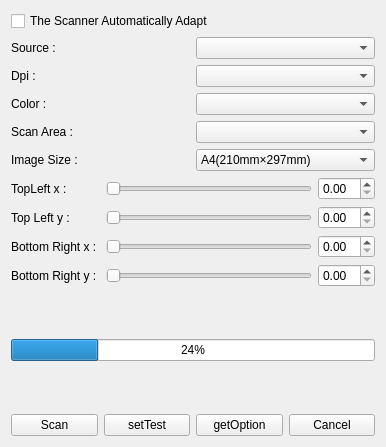
<?xml version="1.0" encoding="UTF-8"?>
<ui version="4.0">
 <class>MyScanDialog</class>
 <widget class="QWidget" name="MyScanDialog">
  <property name="geometry">
   <rect>
    <x>0</x>
    <y>0</y>
    <width>386</width>
    <height>447</height>
   </rect>
  </property>
  <property name="windowTitle">
   <string>Form</string>
  </property>
  <layout class="QGridLayout" name="gridLayout">
   <item row="0" column="0">
    <layout class="QVBoxLayout" name="verticalLayout_8">
     <item>
      <layout class="QVBoxLayout" name="verticalLayout_7">
       <item>
        <widget class="QCheckBox" name="checkBox_atuo">
         <property name="text">
          <string>The Scanner Automatically Adapt</string>
         </property>
        </widget>
       </item>
      </layout>
     </item>
     <item>
      <layout class="QVBoxLayout" name="verticalLayout_5">
       <item>
        <layout class="QHBoxLayout" name="horizontalLayout">
         <item>
          <layout class="QVBoxLayout" name="verticalLayout">
           <item>
            <widget class="QLabel" name="label_scanSource">
             <property name="sizePolicy">
              <sizepolicy hsizetype="Preferred" vsizetype="Preferred">
               <horstretch>0</horstretch>
               <verstretch>0</verstretch>
              </sizepolicy>
             </property>
             <property name="text">
              <string>Source : </string>
             </property>
            </widget>
           </item>
           <item>
            <widget class="QLabel" name="label_dpi">
             <property name="sizePolicy">
              <sizepolicy hsizetype="Preferred" vsizetype="Preferred">
               <horstretch>0</horstretch>
               <verstretch>0</verstretch>
              </sizepolicy>
             </property>
             <property name="text">
              <string>Dpi : </string>
             </property>
            </widget>
           </item>
           <item>
            <widget class="QLabel" name="label_color">
             <property name="sizePolicy">
              <sizepolicy hsizetype="Preferred" vsizetype="Preferred">
               <horstretch>0</horstretch>
               <verstretch>0</verstretch>
              </sizepolicy>
             </property>
             <property name="text">
              <string>Color : </string>
             </property>
            </widget>
           </item>
           <item>
            <widget class="QLabel" name="label_scanArea">
             <property name="sizePolicy">
              <sizepolicy hsizetype="Preferred" vsizetype="Preferred">
               <horstretch>0</horstretch>
               <verstretch>0</verstretch>
              </sizepolicy>
             </property>
             <property name="text">
              <string>Scan Area : </string>
             </property>
            </widget>
           </item>
           <item>
            <widget class="QLabel" name="label_imageSize">
             <property name="text">
              <string>Image Size :</string>
             </property>
            </widget>
           </item>
          </layout>
         </item>
         <item>
          <layout class="QVBoxLayout" name="verticalLayout_3">
           <item>
            <widget class="QComboBox" name="cb_scanSource">
             <property name="sizePolicy">
              <sizepolicy hsizetype="Preferred" vsizetype="Preferred">
               <horstretch>0</horstretch>
               <verstretch>0</verstretch>
              </sizepolicy>
             </property>
            </widget>
           </item>
           <item>
            <widget class="QComboBox" name="cb_dpi">
             <property name="sizePolicy">
              <sizepolicy hsizetype="Preferred" vsizetype="Preferred">
               <horstretch>0</horstretch>
               <verstretch>0</verstretch>
              </sizepolicy>
             </property>
            </widget>
           </item>
           <item>
            <widget class="QComboBox" name="cb_color">
             <property name="sizePolicy">
              <sizepolicy hsizetype="Preferred" vsizetype="Preferred">
               <horstretch>0</horstretch>
               <verstretch>0</verstretch>
              </sizepolicy>
             </property>
            </widget>
           </item>
           <item>
            <widget class="QComboBox" name="cb_scanArea">
             <property name="sizePolicy">
              <sizepolicy hsizetype="Preferred" vsizetype="Preferred">
               <horstretch>0</horstretch>
               <verstretch>0</verstretch>
              </sizepolicy>
             </property>
            </widget>
           </item>
           <item>
            <widget class="QComboBox" name="cb_ImageSize">
             <property name="sizePolicy">
              <sizepolicy hsizetype="Preferred" vsizetype="Preferred">
               <horstretch>0</horstretch>
               <verstretch>0</verstretch>
              </sizepolicy>
             </property>
             <item>
              <property name="text">
               <string>A4(210mm×297mm)</string>
              </property>
             </item>
             <item>
              <property name="text">
               <string>A5(148mm×210mm)</string>
              </property>
             </item>
             <item>
              <property name="text">
               <string>A6(105mm×148mm)</string>
              </property>
             </item>
             <item>
              <property name="text">
               <string>A7(74mm×105mm)</string>
              </property>
             </item>
             <item>
              <property name="text">
               <string>A8(52mm×74mm)</string>
              </property>
             </item>
            </widget>
           </item>
          </layout>
         </item>
        </layout>
       </item>
       <item>
        <layout class="QHBoxLayout" name="horizontalLayout_7">
         <item>
          <layout class="QVBoxLayout" name="verticalLayout_2">
           <item>
            <widget class="QLabel" name="label_topLeft_x">
             <property name="text">
              <string>TopLeft x : </string>
             </property>
            </widget>
           </item>
           <item>
            <widget class="QLabel" name="label_topLeft_y">
             <property name="text">
              <string>Top Left y : </string>
             </property>
            </widget>
           </item>
           <item>
            <widget class="QLabel" name="label_bottomRight_x">
             <property name="text">
              <string>Bottom Right x : </string>
             </property>
            </widget>
           </item>
           <item>
            <widget class="QLabel" name="label_bottomRight_y">
             <property name="text">
              <string>Bottom Right y : </string>
             </property>
            </widget>
           </item>
          </layout>
         </item>
         <item>
          <layout class="QVBoxLayout" name="verticalLayout_4">
           <item>
            <layout class="QHBoxLayout" name="horizontalLayout_3">
             <item>
              <widget class="QSlider" name="horizontalSlider_tLx">
               <property name="orientation">
                <enum>Qt::Horizontal</enum>
               </property>
              </widget>
             </item>
             <item>
              <widget class="QDoubleSpinBox" name="doubleSpinBox_tLx"/>
             </item>
            </layout>
           </item>
           <item>
            <layout class="QHBoxLayout" name="horizontalLayout_4">
             <item>
              <widget class="QSlider" name="horizontalSlider_tLy">
               <property name="orientation">
                <enum>Qt::Horizontal</enum>
               </property>
              </widget>
             </item>
             <item>
              <widget class="QDoubleSpinBox" name="doubleSpinBox_tLy"/>
             </item>
            </layout>
           </item>
           <item>
            <layout class="QHBoxLayout" name="horizontalLayout_5">
             <item>
              <widget class="QSlider" name="horizontalSlider_bRx">
               <property name="orientation">
                <enum>Qt::Horizontal</enum>
               </property>
              </widget>
             </item>
             <item>
              <widget class="QDoubleSpinBox" name="doubleSpinBox_bRx"/>
             </item>
            </layout>
           </item>
           <item>
            <layout class="QHBoxLayout" name="horizontalLayout_6">
             <item>
              <widget class="QSlider" name="horizontalSlider_bRy">
               <property name="orientation">
                <enum>Qt::Horizontal</enum>
               </property>
              </widget>
             </item>
             <item>
              <widget class="QDoubleSpinBox" name="doubleSpinBox_bRy"/>
             </item>
            </layout>
           </item>
          </layout>
         </item>
        </layout>
       </item>
       <item>
        <layout class="QVBoxLayout" name="verticalLayout_6">
         <item>
          <spacer name="verticalSpacer">
           <property name="orientation">
            <enum>Qt::Vertical</enum>
           </property>
           <property name="sizeType">
            <enum>QSizePolicy::Preferred</enum>
           </property>
           <property name="sizeHint" stdset="0">
            <size>
             <width>338</width>
             <height>28</height>
            </size>
           </property>
          </spacer>
         </item>
         <item>
          <widget class="QProgressBar" name="pBar_scanProgress">
           <property name="sizePolicy">
            <sizepolicy hsizetype="Expanding" vsizetype="Fixed">
             <horstretch>0</horstretch>
             <verstretch>0</verstretch>
            </sizepolicy>
           </property>
           <property name="value">
            <number>24</number>
           </property>
          </widget>
         </item>
         <item>
          <spacer name="verticalSpacer_2">
           <property name="orientation">
            <enum>Qt::Vertical</enum>
           </property>
           <property name="sizeType">
            <enum>QSizePolicy::Preferred</enum>
           </property>
           <property name="sizeHint" stdset="0">
            <size>
             <width>298</width>
             <height>28</height>
            </size>
           </property>
          </spacer>
         </item>
        </layout>
       </item>
       <item>
        <layout class="QHBoxLayout" name="horizontalLayout_2">
         <property name="sizeConstraint">
          <enum>QLayout::SetFixedSize</enum>
         </property>
         <item>
          <widget class="QPushButton" name="pb_Scan">
           <property name="sizePolicy">
            <sizepolicy hsizetype="Preferred" vsizetype="Fixed">
             <horstretch>0</horstretch>
             <verstretch>0</verstretch>
            </sizepolicy>
           </property>
           <property name="text">
            <string>Scan</string>
           </property>
          </widget>
         </item>
         <item>
          <widget class="QPushButton" name="pb_setTest">
           <property name="text">
            <string>setTest</string>
           </property>
          </widget>
         </item>
         <item>
          <widget class="QPushButton" name="pb_getOptionInfo">
           <property name="text">
            <string>getOption</string>
           </property>
          </widget>
         </item>
         <item>
          <widget class="QPushButton" name="pb_Cancel">
           <property name="sizePolicy">
            <sizepolicy hsizetype="Preferred" vsizetype="Fixed">
             <horstretch>0</horstretch>
             <verstretch>0</verstretch>
            </sizepolicy>
           </property>
           <property name="text">
            <string>Cancel</string>
           </property>
          </widget>
         </item>
        </layout>
       </item>
      </layout>
     </item>
    </layout>
   </item>
  </layout>
 </widget>
 <resources/>
 <connections/>
</ui>
